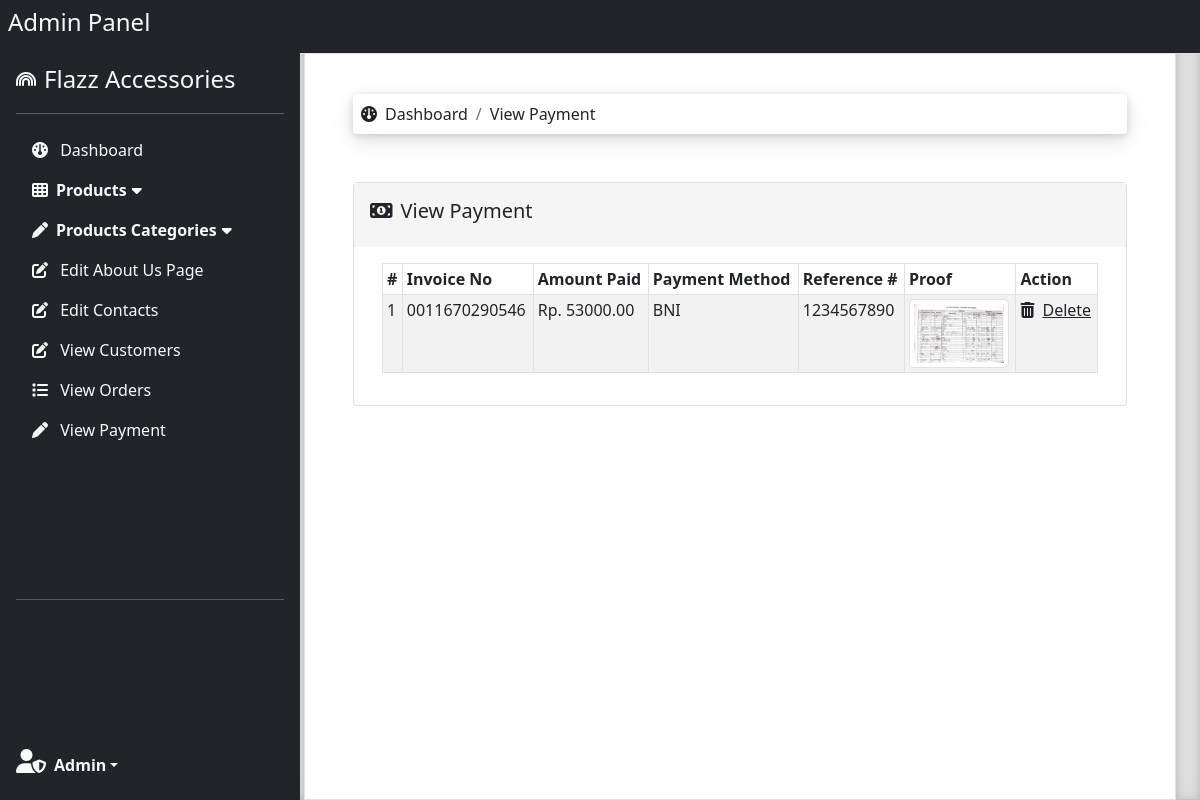
The page /Admin_Area/view_payment.php (signed in) on the database its author committed.
### tables this page shows
CREATE TABLE `payment` (
  `id` int(30) NOT NULL,
  `id_pembeli` int(30) DEFAULT NULL,
  `invoice` varchar(15) NOT NULL,
  `nominal_kirim` double(8,2) NOT NULL,
  `payment_mode` enum('BNI','Mandiri','BRI','') NOT NULL,
  `id_reference` varchar(15) NOT NULL,
  `bukti_transaksi` varchar(50) DEFAULT NULL
);

### Admin_Area/database/Function.php (called while the page is built, shortened)
<?php
function SelectAll($table_name){
    GLOBAL $conn;
    $sql = "SELECT * FROM $table_name";
    $result = $conn->query($sql);
    if ($result !== FALSE) {
      if ($result->num_rows > 0) {
        return $result;
      } else {
        echo "0 results";
      }
    } else {
      echo "Error: " . $sql . "<br>" . $conn->error;
    }
}
?>

### Admin_Area/view_payment.php (the view, shortened to what this page needs)
<?php
include("include/Top.php");
include("database/Connection.php");
include("database/Function.php");
$payments=SelectAll('payment');
?>
<div class="card" style="border-color:#DDDDDD;">
    <div class="card-body" style="background-color:#F5F5F5;">
        <h5 class="card-title"><i class="fa-solid fa-money-bill-1 me-2"></i>View Payment</h5>
    </div>
    <div class="card-body">
        <div class="container">
        <div class="table-responsive">
            <table class="table table-bordered table-sm table-hover table-striped">
            <thead>
            <tr>
            <th>#</th>
            <th>Invoice No</th>
            <th>Amount Paid</th>
            <th>Payment Method</th>
            <th>Reference #</th>
            <th>Proof</th>
            <th>Action</th>
            </tr>
            </thead>
            <tbody>
            <?php
          if(!is_null($payments)){
          foreach($payments as $index => $payment){?>
          <tr>
            <td><?php echo $index+1;?></td>
            <td><a href="detail_order.php?invoice=<?php echo $payment['invoice']?>" class="link-dark text-decoration-none"><?php echo $payment['invoice']?></a></td>
            <td>Rp. <?php echo $payment['nominal_kirim']?></td>
            <td><?php echo $payment['payment_mode']?></td>
            <td><?php echo $payment['id_reference']?></td>
            <td><img id="myImg" onclick="imgClick(this)" class="img-thumbnail" src="../image/transaction/<?php echo $payment['bukti_transaksi']?>" alt="proof <?php echo $payment['invoice']?>" style="width:100%;max-width:100px"></td>
            <td>
              <a class="link-dark" href="delete_payment.php?id=<?php echo $payment['id']; ?>" onclick="if (confirm('Delete selected item?')){return true;}else{event.stopPropagation(); event.preventDefault();};"><i class="fa-solid fa-trash-can me-2"></i>Delete</a>
            </td>
          </tr>
          <?php }}else{echo "No Data";} ?>
            </tbody>
            </table>
            </div>
        </div>
    </div>
</div>
<?php
include("include/Bottom.php");
?>

### Admin_Area/CSS/sidebars.css (style rules this page uses)
body { min-height: 100vh; min-height: -webkit-fill-available; }
html { height: -webkit-fill-available; }

### Admin_Area/view_payment.php (style rules this page uses)
#myImg { border-radius: 5px; cursor: pointer; transition: 0.3s; }

### rows shown on the page
payment: invoice "0011670290546", nominal_kirim "53000.00", payment_mode "BNI", id_reference "1234567890", bukti_transaksi+invoice (picture)

### other values the page prints
$list "Dashboard"
$list "View Payment"
